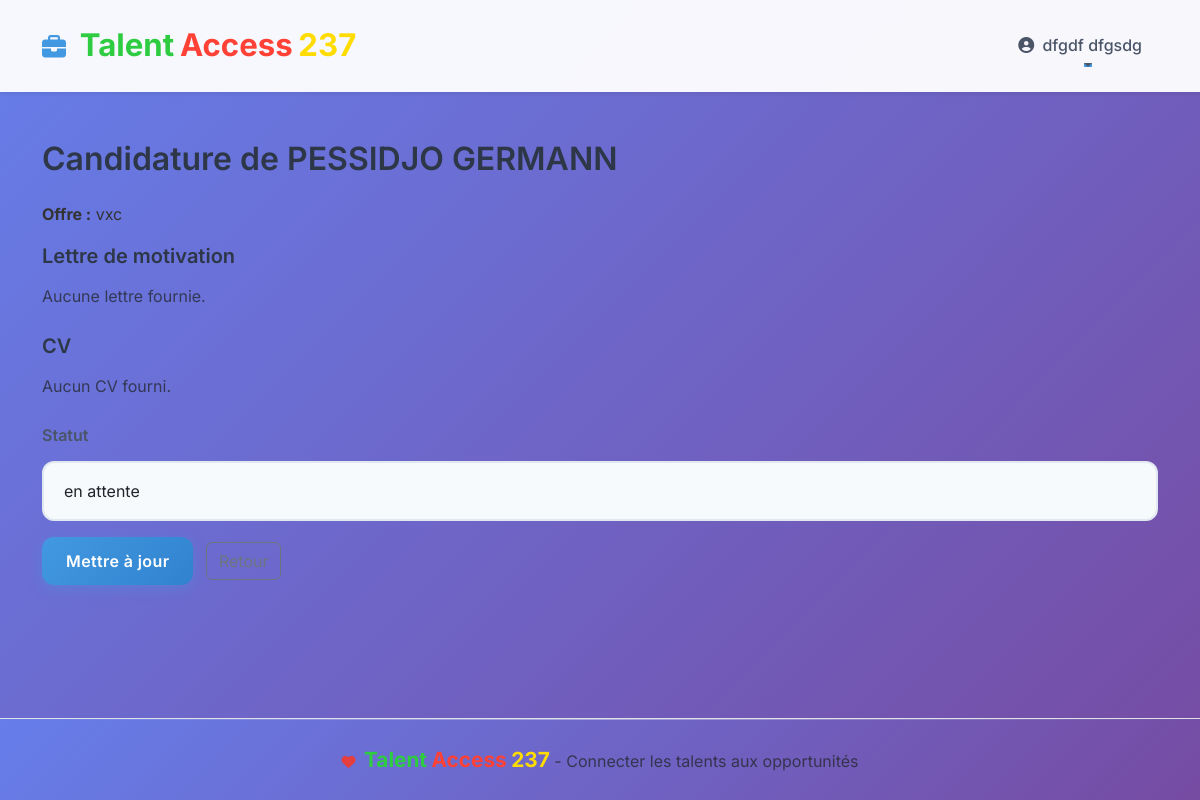
Page /jobs/candidatures/2/ (signed in) on the committed database.
### users/models.py (models this page shows, shortened)
class Utilisateur(AbstractUser):
    class Statut(models.TextChoices):
        DIPLOME = 'DIPLOME', 'Diplômé'
        PME = 'PME', 'PME'
    email = models.EmailField(unique=True)
    date_inscription = models.DateTimeField(auto_now_add=True)
    statut = models.CharField(max_length=20, choices=Statut.choices)

### jobs/models.py (models this page shows, shortened)
class Candidature(models.Model):
    class Statut(models.TextChoices):
        EN_ATTENTE = "en_attente", "en attente"
        ACCEPTEE = "acceptée", "acceptée"
        REFUSEE = "refusée", "refusée"
    offre = models.ForeignKey(OffreEmploi, on_delete=models.CASCADE)
    candidat = models.ForeignKey(Utilisateur, on_delete=models.CASCADE)
    date_candidature = models.DateTimeField(auto_now_add=True)
    lettre_motivation = models.TextField(blank=True)
    statut = models.CharField(
        max_length=20, choices=Statut.choices, default=Statut.EN_ATTENTE
    )

class OffreEmploi(models.Model):
    entreprise = models.ForeignKey(Utilisateur, on_delete=models.CASCADE)
    titre = models.CharField(max_length=255)
    description = models.TextField()
    type_contrat = models.CharField(max_length=100)
    localisation = models.CharField(max_length=255)
    date_publication = models.DateTimeField(auto_now_add=True)

### jobs/views.py (the view, shortened to what this page needs)
# urls.py: path('candidatures/<int:candidature_id>/', views.candidature_detail, name='candidature_detail'),
@login_required
def candidature_detail(request, candidature_id):
    if request.user.statut != Utilisateur.Statut.PME:
        return redirect("diplome_dashboard")
    candidature = get_object_or_404(
        Candidature.objects.select_related("offre", "candidat"),
        id=candidature_id,
        offre__entreprise=request.user,
    )
    profil = ProfilDiplome.objects.filter(utilisateur=candidature.candidat).first()
    return render(
        request,
        "candidature_detail.html",
        {"candidature": candidature, "profil": profil, "statuts": Candidature.Statut.choices},
    )

### messagerie/context_processors.py (called while the page is built)
def unread_message_count(request):
    if request.user.is_authenticated:
        return {
            'unread_messages_count': (
                Message.objects.filter(
                    conversation__participant1=request.user,
                    is_read=False,
                )
                .exclude(sender=request.user)
                .count()
                + Message.objects.filter(
                    conversation__participant2=request.user,
                    is_read=False,
                )
                .exclude(sender=request.user)
                .count()
            )
        }
    return {}

### jobs/templates/candidature_detail.html (shortened to what this page needs)
{% extends 'dashboard_base.html' %}
{% block content %}
<div class="container py-5">
    <h2 class="mb-4">Candidature de {{ candidature.candidat.get_full_name|default:candidature.candidat.email }}</h2>
    <p><strong>Offre :</strong> {{ candidature.offre.titre }}</p>
    <div class="mb-4">
        <h5>Lettre de motivation</h5>
        {% if candidature.lettre_motivation %}
            <p>{{ candidature.lettre_motivation|linebreaks }}</p>
        {% else %}
            <p class="text-muted">Aucune lettre fournie.</p>
        {% endif %}
    </div>
    <div class="mb-4">
        <h5>CV</h5>
        {% if profil and profil.cv %}
            <a href="{{ profil.cv.url }}" class="btn btn-outline-primary" target="_blank">Télécharger le CV</a>
        {% else %}
            <p class="text-muted">Aucun CV fourni.</p>
        {% endif %}
    </div>
    <form method="post" class="mt-4">
        <div class="mb-3">
            <label for="statut" class="form-label">Statut</label>
            <select id="statut" name="statut" class="form-select">
                {% for key, val in statuts %}
                    <option value="{{ key }}" {% if candidature.statut == key %}selected{% endif %}>{{ val }}</option>
                {% endfor %}
            </select>
        </div>
        <button type="submit" class="btn btn-primary">Mettre à jour</button>
        <a href="{% url 'pme_dashboard' %}" class="btn btn-outline-secondary ms-2">Retour</a>
    </form>
</div>
{% endblock %}

### users/templates/dashboard_base.html (shortened to what this page needs)
<!DOCTYPE html>
<html lang="fr">
<head>
    {% load static %}
    <title>{% block title %}Talent Access 237{% endblock %}</title>    <link href="https://cdn.jsdelivr.net/npm/bootstrap@5.3.2/dist/css/bootstrap.min.css" rel="stylesheet">
    <link href="https://cdnjs.cloudflare.com/ajax/libs/font-awesome/6.4.0/css/all.min.css" rel="stylesheet">
    <link href="{% static 'css/style.css' %}" rel="stylesheet">
    <link href="{% static 'css/dashboard.css' %}" rel="stylesheet">
    <link href="{% static 'css/profile.css' %}" rel="stylesheet">
</head>
<body class="bg-light d-flex flex-column min-vh-100">
    <nav class="navbar navbar-expand-lg navbar-light bg-white shadow-sm">
        <div class="container">
            <a class="navbar-brand fw-bold talent-access-logo" href="{% url 'home' %}">
                <i class="fas fa-briefcase me-2"></i>
                <span class="vert">Talent</span> <span class="rouge">Access</span> <span class="jaune">237</span>
            </a>
            <div class="collapse navbar-collapse" id="navbarNav">
                <ul class="navbar-nav ms-auto">
                    {% if user.is_authenticated %}
                        <li class="nav-item dropdown">
                            <a class="nav-link dropdown-toggle" href="#" role="button" data-bs-toggle="dropdown" aria-expanded="false">
                                <i class="fas fa-user-circle me-1"></i>
                                {{ user.get_full_name|default:user.email }}
                            </a>
                        </li>
                    {% endif %}
                </ul>
            </div>
        </div>
    </nav>
    <main class="flex-fill">
        {% block content %}{% endblock %}
    </main>
    <footer class="footer bg-white text-center py-4 mt-auto border-top">
        <div class="container">
            <div class="row">
                <div class="col-md-12">
                    <p class="text-muted mb-0 talent-access-logo">
                        <i class="fas fa-heart text-danger me-1"></i>
                        <span class="vert">Talent</span> <span class="rouge">Access</span> <span class="jaune">237</span> - Connecter les talents aux opportunités
                    </p>
                </div>
            </div>
        </div>
    </footer>
</body>
</html>

### users/static/css/style.css (style rules this page uses)
body { font-family: 'Inter', -apple-system, BlinkMacSystemFont, 'Segoe UI', Roboto, sans-serif; background: linear-gradient(135deg, #667eea 0%, #764ba2 100%); background-attachment: fixed; color: #333; line-height: 1.6; }
h1, h2, h3, h4, h5, h6 { font-weight: 600; color: #2d3748; margin-bottom: 1rem; }
.navbar { padding: 1rem 0; background: rgba(255, 255, 255, 0.95) !important; backdrop-filter: blur(10px); box-shadow: 0 2px 20px rgba(0, 0, 0, 0.1); transition: all 0.3s ease; }
.navbar-brand { font-weight: 700; font-size: 1.5rem; color: #4299e1 !important; text-decoration: none; transition: color 0.3s ease; }
.navbar-nav .nav-link { color: #4a5568 !important; margin-left: 1rem; font-weight: 500; padding: 0.5rem 1rem !important; border-radius: 0.5rem; transition: all 0.3s ease; position: relative; }
.navbar-nav .nav-link::after { content: ''; position: absolute; width: 0; height: 2px; bottom: 0; left: 50%; background-color: #4299e1; transition: all 0.3s ease; }
.footer { background: linear-gradient(135deg, #667eea 0%, #764ba2 100%); color: white; text-align: center; padding: 2rem 0; margin-top: 3rem; position: relative; overflow: hidden; }
.footer::before { content: ''; position: absolute; top: 0; left: 0; right: 0; height: 1px; background: linear-gradient(90deg, transparent, rgba(255, 255, 255, 0.4), transparent); }
.btn-primary { background: linear-gradient(135deg, #4299e1 0%, #3182ce 100%); border: none; color: white; padding: 0.75rem 1.5rem; border-radius: 0.75rem; font-weight: 600; letter-spacing: 0.025em; box-shadow: 0 4px 14px 0 rgba(66, 153, 225, 0.39); transition: all 0.3s ease; position: relative; overflow: hidden; }
.btn-primary::before { content: ''; position: absolute; top: 0; left: -100%; width: 100%; height: 100%; background: linear-gradient(90deg, transparent, rgba(255, 255, 255, 0.2), transparent); transition: left 0.5s; }
.form-label { font-weight: 600; color: #4a5568; margin-bottom: 0.5rem; display: block; }
.text-danger { color: #e53e3e !important; font-size: 0.875rem; margin-top: 0.25rem; }
.container { animation: fadeIn 0.8s ease-out; }

### profiles/static/css/profile.css (style rules this page uses)
.form-label { font-weight: 600; color: #4a5568; margin-bottom: 0.75rem; display: flex; align-items: center; }
.form-control, .form-select { border: 2px solid #e2e8f0; border-radius: 12px; padding: 1rem 1.25rem; font-size: 1rem; transition: all 0.3s ease; background: #f7fafc; width: 100%; }

### users/templates/dashboard_base.html (style rules this page uses)
.talent-access-logo span { font-weight: bold; font-size: 1.3em; }
.talent-access-logo .vert { color: #2ecc40; }
.talent-access-logo .rouge { color: #ff4136; }
.talent-access-logo .jaune { color: #ffdc00; }

### rows in the picture
Utilisateur: get_full_name "dfgdf dfgsdg"
Candidature: candidat.get_full_name "PESSIDJO GERMANN", offre.titre "vxc", statut "en attente"
